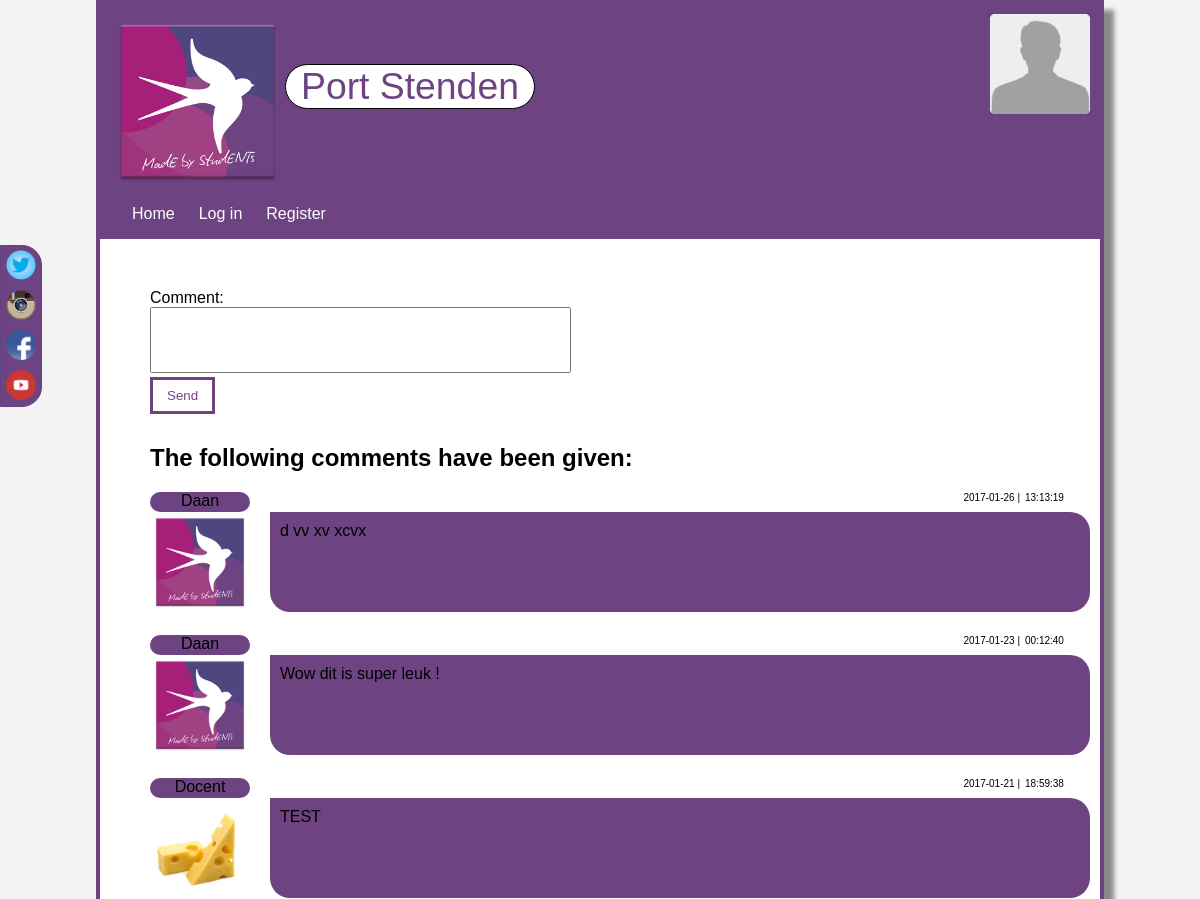
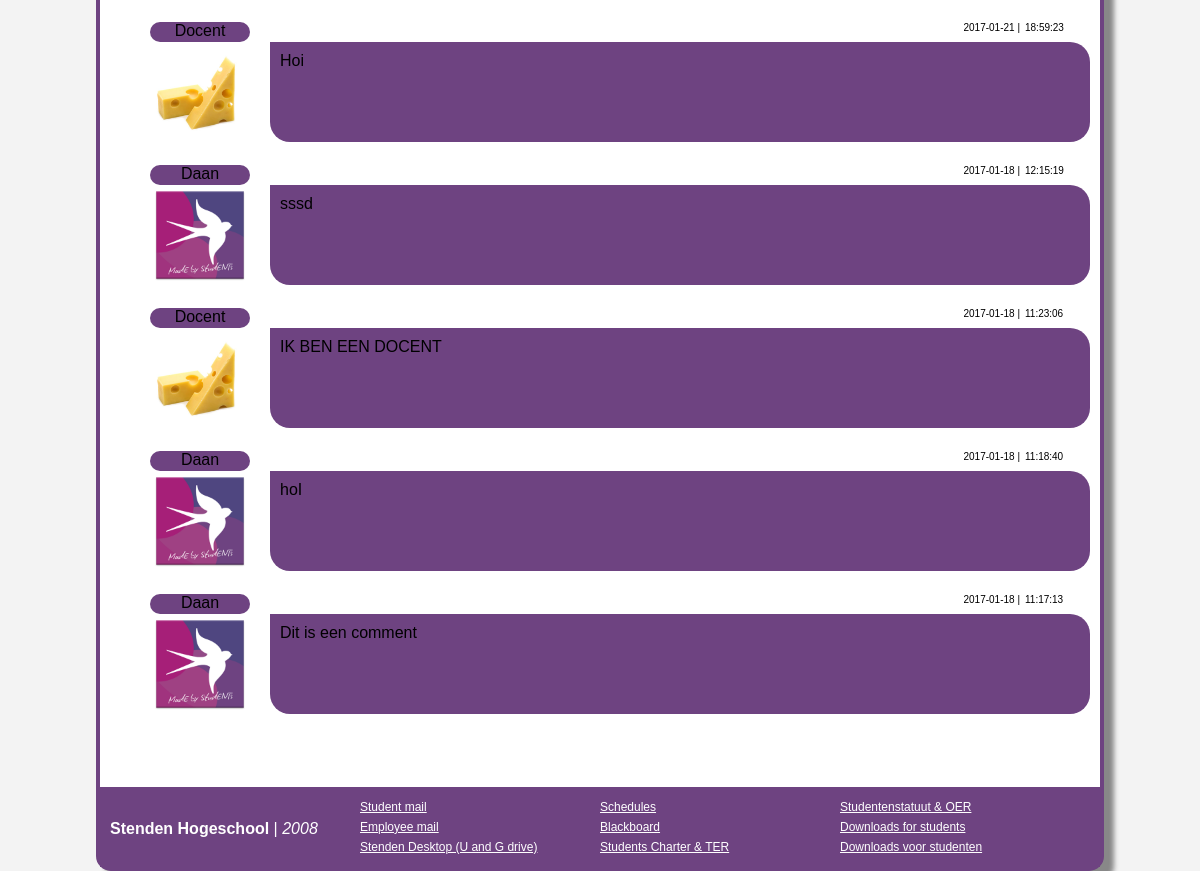
The page /comment.php on the database its author committed (2 pictures, top to bottom).
### tables this page shows
CREATE TABLE `comment` (
  `CommentID` int(11) NOT NULL,
  `Message` varchar(250) NOT NULL,
  `GebruikerID` int(11) NOT NULL,
  `Date` date NOT NULL,
  `Time` varchar(10) NOT NULL
);

### comment.php (the view, shortened to what this page needs)
<?php
include "includes/topinclude.php";
include "Connection_database.php";
?>
<div class="inhoud">
    <form class="message_post" Method="POST" Action="comment.php">
        <p>Comment:</p>
        <p><textarea name="comment" rows="4" cols="50" maxlength="250"></textarea></p>
        <p><input type="submit" name="submit" value="Send"/></p>
    </form>
    <div class="tabel">
        <?php
       if ($DBConnect === FALSE)
        {
            echo "<p>Unable to connect to the database server.</p>"
            . "<p>Error code " . mysqli_errno() . ": " . mysqli_error()
            . "</p>";
        } else
        {
            $DBName = "digital_portfolio";
            if (!mysqli_select_db($DBConnect, $DBName))
            {
                echo "<p>There are no comments yet!</p>";
            } else
            {
                $TableName = "comment";
                $SQLstring2 = "SELECT * FROM $TableName ORDER BY CommentID DESC";
                $QueryResult2 = mysqli_query($DBConnect, $SQLstring2);
                if (mysqli_num_rows($QueryResult2) == 0)
                {
                    echo "<p>There are no comments given yet!</p>";
                }  else
                {
                    echo "<h2>The following comments have been given:</h2>";
                    while ($Row = mysqli_fetch_assoc($QueryResult2))
                    {
                        $commentID = $Row['CommentID'];
                        $SQLstring4 = "SELECT Naam, Profielfoto, Gebruiker
                                FROM student
                                JOIN comment
                                ON student.GebruikerID = comment.GebruikerID
                                JOIN gebruiker
                                ON gebruiker.GebruikerID = comment.GebruikerID
                                WHERE CommentID = $commentID";
                        $QueryResult3 = mysqli_query($DBConnect, $SQLstring4);
                        $naamFoto = mysqli_fetch_assoc($QueryResult3);
                        ?>
                        <div class="post">
                            <div class="gebruiker">
                                <div class="naam">
                                    <?php
                                    echo "{$naamFoto['Naam']}";
                                    ?>
                                </div>
                                <div class="profielfoto">
                                    <?php
                                    echo "<img src='includes/profielfoto/" . $naamFoto['Gebruiker'] . $naamFoto['Profielfoto'] . "' alt='profielfoto' width='100' height='100'/>";
                                    ?>
                                </div>
                            </div>
                            <div class="date">
                                <?php
                                echo "{$Row['Date']} |";
                                ?>
                            </div>
                            <div class="time">
                                <?php
                                echo "{$Row['Time']}";
                                ?>
                            </div>
                            <div class="message">
                                <?php
                                echo "{$Row['Message']}";
                                ?>
                            </div>
                        </div>
                        <?php
                    }
                }
            }
        }
        ?>
    </div>
</div>
<?php include "includes/botinclude.php"; ?>

### includes/topinclude.php (shortened to what this page needs)
<!DOCTYPE html>
<html>
    <head>
        <link rel="stylesheet" type="text/css" href="style/css.css">
    </head>
    <body>
        <div class="social">
            <a href="https://twitter.com/stenden" target="_blank">					<img class='image_social' src="includes/images/twitter.png" alt="Twitter"></a>
            <a href="https://www.instagram.com/stenden/" target="_blank">			<img class='image_social' src="includes/images/instagram.png" alt="Instagram"></a>
            <a href="https://www.facebook.com/stenden/" target="_blank">			<img class='image_social' src="includes/images/facebook.png" alt="Facebook"></a>
            <a href="https://www.youtube.com/user/marketingstenden" target="_blank"><img class='image_social' src="includes/images/youtube.png" alt="Youtube"></a>
        </div>
        <div class="container">
            <div class="header">
                <div class="headerimg">
                    <a href="index.php"><img src="includes/images/stenden_logo.png" alt="Stenden"></a>
                </div>
                <div class="titel">
                    <span>Port Stenden</span>
                </div>
                <div class="avatar">
                    <?php
                    if (isset($_SESSION['username']))
                    {
                        require 'connection_database.php';
                        $query = "SELECT * FROM student WHERE GebruikerID = '{$_SESSION['id']}'";
                        $show = mysqli_query($DBConnect, $query);
                        $row = mysqli_fetch_assoc($show);
                        $proffoto = $row["Profielfoto"];
                        $pointpos = strrpos($row["Profielfoto"], ".");
                        $fish = substr($proffoto, $pointpos, 5);
                        echo "<a href='portfolio.php'><img src='includes/profielfoto/{$_SESSION['username']}{$fish}' alt='profielfoto' width='100' height='100' ></a>";
                    } else
                    {
                        echo "<a href='index.php'><img src='includes/images/avatar.png' alt='avatar' width='100' height='100' ></a>";
                    }
                    ?>
                </div>
				<div class="nav">
                <?php
					echo "<ul>";
					echo "<li class='li_opmaak'><a href='index.php' >Home</a></li>";
					if (isset($_SESSION["id"])) {
						echo "<li class='li_opmaak'><a href='comment.php'>Comment</a></li>";
						if (isset($_SESSION['login_user'])) {
							echo "<li class='li_opmaak'><a href='portfolio.php'>Portfolio </a></li>";
							echo "<li class='li_opmaak'><a href='editpage.php'>Edit profile</a></li>";
							echo "<li class='li_opmaak'><a href='cijfer.php'>Cijfers</a></li>";
							echo "<li class='li_opmaak'><a href='cv.php'>Curriculum vitae</a></li>";
						}
						if (isset($_SESSION['login_docent']) || isset($_SESSION['login_slber'])) {
							echo "<li class='li_opmaak'><a href='docent.php'>Studenten</a></li>";
						}
						echo "<li class='li_opmaak'><a href='logout.php'>Log out</a></li>";
					} else {
						echo "<li class='li_opmaak'><a href='login.php'>Log in </a></li>";
						echo "<li class='li_opmaak'><a href='register.php'>Register </a></li>";
					}
					echo "</ul>";
                ?>
				</div>
			</div>

### includes/botinclude.php (shortened to what this page needs)
<div class="footer">
    <div class="school">
        <b>Stenden Hogeschool</b> | <i>2008</i>
    </div>
    <div class="link">
        <div class="linkStyle">
            <p><a target="blank" href="https://outlook.office.com/owa/">Student mail</a></p>
            <p><a target="blank" href="https://outlook.office.com/owa/">Employee mail</a></p>
            <p><a target="blank" href="https://ra.stenden.com/RDWeb/pages/en-US/login.aspx?ReturnUrl=default.aspx">Stenden Desktop (U and G drive)</a></p>
        </div>
        <div class="linkStyle">
            <p><a target="blank" href="https://adfs.stenden.com/adfs/ls/?wa=wsignin1.0&wtrealm=urn%3awww.istenden.com%3aadfs&wctx=https%3a%2f%2fwww.istenden.com%2fportal%2fstudent%2froos%2f_layouts%2fAuthenticate.aspx%3fSource%3d%252Fportal%252Fstudent%252Froos%252FPaginas%252FDefault%252Easpx">Schedules</a></p>
            <p><a target="blank" href="https://elo.stenden.com/webapps/portal/execute/tabs/tabAction?tab_tab_group_id=_1_1">Blackboard</a></p>
            <p><a target="blank" href="https://www.istenden.com/Pages/Students-Charter-and-Teaching-and-Examination-Regulation-.aspx">Students Charter & TER</a></p>
        </div>
        <div class="linkStyle">
            <p><a target="blank" href="https://www.istenden.com/Pages/Studentenstatuut-en-Onderwijs--en-Examenregeling.aspx">Studentenstatuut & OER</a></p>
            <p><a target="blank" href="https://www.istenden.com/Pages/Downloads-English.aspx">Downloads for students</a></p>
            <p><a target="blank" href="https://www.istenden.com/Pages/Downloads.aspx">Downloads voor studenten</a></p>
        </div>
    </div>
</div>
</div>
</body>
</html>

### style/css.css (style rules this page uses)
body { margin:0; padding:0; background-color: #f3f3f3; font-family: arial; }
p { margin: 0; padding: 0; }
textarea { resize: none; outline: none; }
input[type="submit"] { border: 3px solid #6e4381; background-color: #fff; padding: 8px 14px; color: #6e4381; cursor: pointer; margin-bottom: 10px; outline: none; }
.container { margin: 0 auto; width: 1000px; background-color: white; box-shadow: 10px 10px 5px #888888; border: #6e4381 solid 4px; border-radius: 0 0 15px 15px; }
.header { background-color: #6e4381; padding: 10px 10px 0 10px; color: #fff; }
.headerimg img { float: left; width: 175px; }
.titel { font-size: 28pt; float: left; margin-top: 50px; background-color: white; border: solid black 1px; border-radius: 25px; color: #6e4381; padding: 0 15px; }
.social { width: 40px; background-color: #6e4381; position: fixed; margin-top: 245px; border: solid #614381 1px; border-radius: 0px 20px 20px 0px; }
.image_social { margin-top: 4px; margin-left: 5px; margin-bottom: 2px; height: 30px; width: 30px; }
.avatar { width: 100px; height: 100px; float: right; background-color: #f3f3f3; border-radius: 5px; }
.avatar img { border-radius: 5px; }
.nav { float: left; width: 100%; }
.nav ul { padding-left: 10px; }
.nav li { display: inline-block; }
.nav a { color: #fff; text-decoration: none; padding: 12px; }
.inhoud { background-color: #fff; padding: 50px; min-height: 500px; }
.tabel { width: 960px; height: 100%; }
.post { width: 960px; height: 118px; margin-bottom: 25px; }
.gebruiker { width: 100px; height: 120px; float: left; }
.naam { width: 100px; height: 20px; text-align: center; background-color: #6e4381; border-radius:10px; font-size:1em; }
.profielfoto { width: 100px; height: 100px; }
.message { width: 800px; padding: 10px; margin-left:20px; height: 80px; float: left; background-color: #6e4381; border-radius:0px 20px 20px 20px; }
.date { width: 770px; height: 20px; padding-right: 5px; float: left; text-align: right; background-color: white; font-size:10px; }
.time { width: 60px; height: 20px; padding-right: 5px; float: left; background-color: white; font-size:10px; }
.footer { background-color: #6e4381; min-height: 60px; padding: 10px; color: #fff; }
.school { width: 250px; float: left; padding-top: 23px; }
.link { width: 720px; float: left; }
.link a { color: #fff; }
.linkStyle { width: 240px; float: left; font-size: 9pt; line-height: 15pt; }

### rows shown on the page
comment: Naam "Daan", Date "2017-01-26", Time "13:13:19", Message "d vv xv xcvx"
comment: Naam "Daan", Date "2017-01-23", Time "00:12:40", Message "Wow dit is super leuk !"
comment: Naam "Docent", Date "2017-01-21", Time "18:59:38", Message "TEST"
comment: Naam "Docent", Date "2017-01-21", Time "18:59:23", Message "Hoi"
comment: Naam "Daan", Date "2017-01-18", Time "12:15:19", Message "sssd"
comment: Naam "Docent", Date "2017-01-18", Time "11:23:06", Message "IK BEN EEN DOCENT"
comment: Naam "Daan", Date "2017-01-18", Time "11:18:40", Message "hoI"
comment: Naam "Daan", Date "2017-01-18", Time "11:17:13", Message "Dit is een comment"
